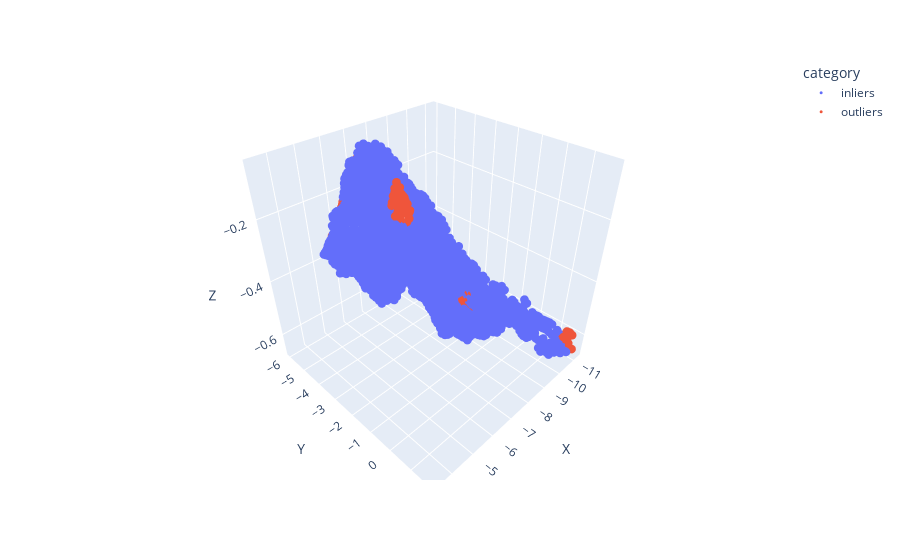

Write notebook code for a chart like this one.
### Code cell
def cloud_stats(pc_):
    
    cloud_array = np.array([p for p in np.asarray(pc_.points)])

    # Statistical analysis
    return cloud_array.shape, np.cov(cloud_array.transpose())
    
# _i = next(filtered_idxs_gen)

def full_pc_analysis(c_n_, plot_=True):
    print(f"getting pc #{c_n_}")
    _pc_n = get_pc_from_fn(pc_fns[c_n_])
    _out_cloud, _in_cloud = get_outAndin_clouds(_pc_n)

    shape_out_n, cov_out_n = cloud_stats(_out_cloud)
    shape_in_n, cov_in_n = cloud_stats(_in_cloud)

    print(f"Cloud {c_n_} has the following stats:")
    print(f"Shape: Outliers:{shape_out_n}, Inliers:{shape_in_n}")
    # print('Covarianve:')
    # print(f"Outliers:\n{cov_out_n}")
    # print(f"Inliers:\n{cov_in_n}")
    
    if plot_:
        plot_inNout_pc(_out_cloud, _in_cloud, False)
    
    return _pc_n, _out_cloud, _in_cloud


# _i = next(filtered_idxs_gen)
_i = 77
pc_, out_cloud, in_cloud = full_pc_analysis(_i)

### Figure 1 — Plotly figure (JSON) as saved in the notebook; plotly's stock layout.template omitted (floating-point values rounded to 4 significant figures; data arrays with more than 128 entries replaced by an {"elided": "..."} marker saying what was removed)
{"data": [{"hovertemplate": "category=inliers<br>X=%{x}<br>Y=%{y}<br>Z=%{z}<extra></extra>", "legendgroup": "inliers", "marker": {"color": "#636efa", "size": 3, "symbol": "circle"}, "mode": "markers", "name": "inliers", "scene": "scene", "showlegend": true, "type": "scatter3d", "x": {"elided": "2454 float values"}, "y": {"elided": "2454 float values"}, "z": {"elided": "2454 float values"}}, {"hovertemplate": "category=outliers<br>X=%{x}<br>Y=%{y}<br>Z=%{z}<extra></extra>", "legendgroup": "outliers", "marker": {"color": "#EF553B", "size": 3, "symbol": "circle"}, "mode": "markers", "name": "outliers", "scene": "scene", "showlegend": true, "type": "scatter3d", "x": [-6.015, -6.111, -6.205, -6.303, -6.225, -6.255, -5.91, -5.918, -6.118, -5.924, -6.296, -6.099, -6.017, -7.24, -6.532, -10.92, -5.868, -5.427, -8.259, -6.238, -8.188, -5.998, -6.346, -6.105, -6.229, -8.013, -8.197, -6.013, -11.15, -8.138, -8.237, -8.82, -6.433, -8.496, -11.01, -11.14, -8.605, -8.362, -5.924, -8.42, -8.308, -11.07, -7.939, -11.22, -5.915, -7.173, -10.87, -6.445, -8.397, -8.286, -8.17, -11.09, -8.333, -11.06, -10.9, -8.2, -5.338, -8.238, -8.344, -6.014, -6.022, -8.427, -5.919, -8.028, -8.337, -8.525, -8.663, -8.259, -8.892, -6.143, -5.851, -6.159, -6.447, -8.089, -7.034, -6.329, -6.511, -5.836, -5.022, -5.041, -6.563, -6.122, -5.23, -4.138, -6.38, -5.823, -4.228, -4.944, -5.726, -7.154, -6.349, -6.428, -5.917, -6.233, -5.716, -6.354, -5.978, -5.842, -5.856, -6.4, -8.143, -5.934, -6.438, -6.028, -6.118], "y": [-2.244, -2.446, -2.646, -2.652, -2.542, -2.44, -2.347, -2.25, -2.559, -2.44, -2.354, -2.136, -2.144, -5.937, -2.552, 1.527, -2.196, -4.419, -1.128, -2.254, -1.272, -2.341, -2.582, -2.047, -2.085, -1.35, -1.613, -2.451, 1.746, -1.454, -1.543, -1.804, -2.421, -1.32, 1.626, 1.656, -1.803, -1.326, -2.092, -1.159, -1.705, 1.511, -1.465, 1.457, -2.15, -5.918, 1.449, -2.75, -1.538, -1.425, -1.66, 1.574, -1.375, 1.449, 1.404, -1.358, -4.325, -1.198, -1.26, -2.028, -1.962, -1.633, -1.949, -1.573, -1.658, -1.27, -1.728, -1.473, -1.727, -2.239, -2.442, -2.111, -2.391, -1.525, -5.754, -2.755, -2.351, -2.04, -4.048, -4.111, -2.709, -2.345, -4.239, -3.338, -2.525, -2.149, -3.419, -4.009, -2.061, -5.85, -2.219, -2.276, -2.034, -2.162, -2.143, -2.315, -2.068, -2.253, -2.346, -2.464, -1.706, -2.515, -2.649, -2.534, -2.643], "z": [-0.07859, -0.0839, -0.09978, -0.1038, -0.1004, -0.1045, -0.08979, -0.08906, -0.1001, -0.1016, -0.1135, -0.1164, -0.1005, -0.1211, -0.1426, -0.6159, -0.1149, -0.1609, -0.5305, -0.1165, -0.5164, -0.06485, -0.1139, -0.1413, -0.161, -0.5089, -0.4943, -0.08392, -0.6573, -0.5107, -0.5024, -0.4991, -0.1334, -0.5229, -0.6323, -0.6034, -0.4875, -0.5282, -0.1162, -0.5369, -0.4883, -0.5951, -0.4922, -0.6276, -0.1066, -0.1415, -0.608, -0.1256, -0.5054, -0.5108, -0.4887, -0.5952, -0.5223, -0.595, -0.6157, -0.5247, -0.1632, -0.5278, -0.5197, -0.1331, -0.1599, -0.4967, -0.1593, -0.4836, -0.4941, -0.5287, -0.4995, -0.5052, -0.5146, -0.1012, -0.125, -0.1368, -0.1363, -0.4997, -0.1378, -0.118, -0.155, -0.1519, -0.1709, -0.1709, -0.1299, -0.08142, -0.1658, -0.1912, -0.1219, -0.1339, -0.1884, -0.1754, -0.1485, -0.1342, -0.1531, -0.1536, -0.1371, -0.138, -0.1405, -0.1309, -0.122, -0.1192, -0.1207, -0.1249, -0.4831, -0.1212, -0.1179, -0.1109, -0.1122]}], "layout": {"legend": {"title": {"text": "category"}, "tracegroupgap": 0}, "margin": {"t": 60}, "scene": {"domain": {"x": [0, 1], "y": [0, 1]}, "xaxis": {"title": {"text": "X"}}, "yaxis": {"title": {"text": "Y"}}, "zaxis": {"title": {"text": "Z"}}}}}
